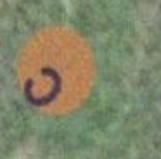
#> input picture INPUT IMAGES/img2.jpeg, 161 x 159 px, found by its file name
$ python thresholding+contour.py
#> lines starting #> are read from the running program, lines starting #| are printed output that depends on the picture; after the words box and inside, x2 and y2 are one past the last pixel; in counts of white or black regions, pixels touching at a corner belong together
import cv2
import numpy as np

img=cv2.imread("C:\coding programms\Desktop\coding\python\opencv2\img2.jpeg")
#> img is the input picture: shape (159, 161, 3); mean B, G, R 104.8, 133.7, 130.2
imgR=cv2.resize(img,(623,600))
imgG=cv2.cvtColor(imgR,cv2.COLOR_BGR2GRAY)
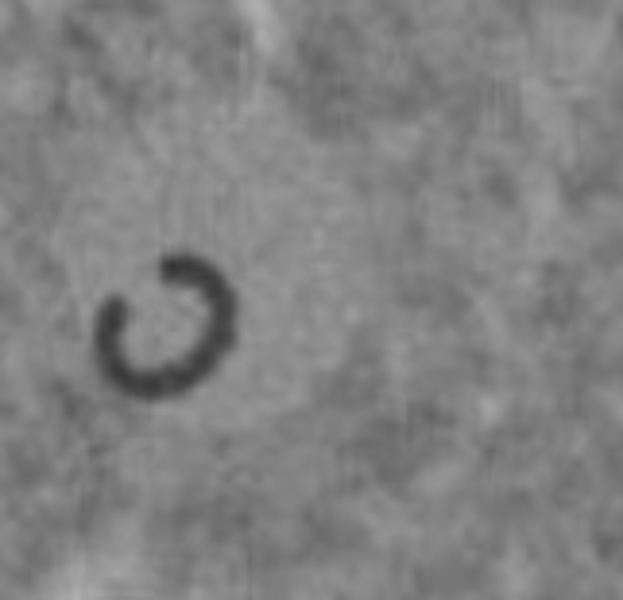
#> imgG: shape (600, 623); min 50, max 176, mean 129.3
imgB=cv2.GaussianBlur(imgG,(25,25),0)
imgF=cv2.bilateralFilter(imgR,15,75,75)

_, tresh = cv2.threshold(imgF, 100, 255, cv2.THRESH_TRUNC)
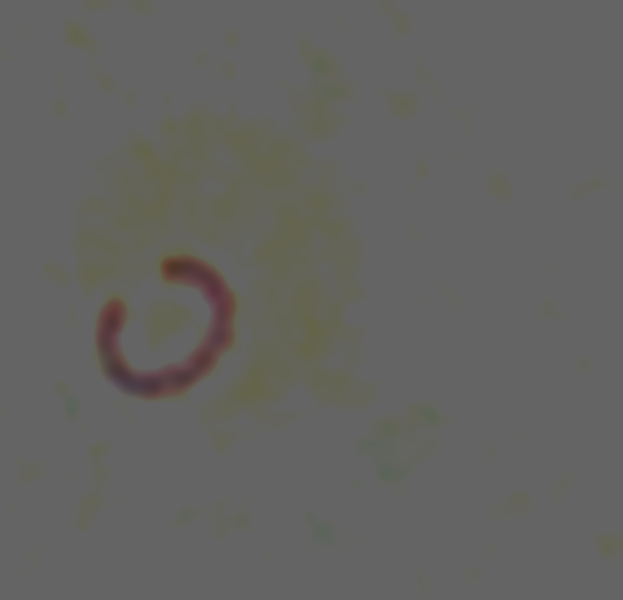
#> tresh: shape (600, 623, 3); mean B, G, R 96.8, 99.3, 99.8
treshG = cv2.cvtColor(tresh, cv2.COLOR_BGR2GRAY)
_, final1 = cv2.threshold(treshG, 90, 255, cv2.THRESH_BINARY)
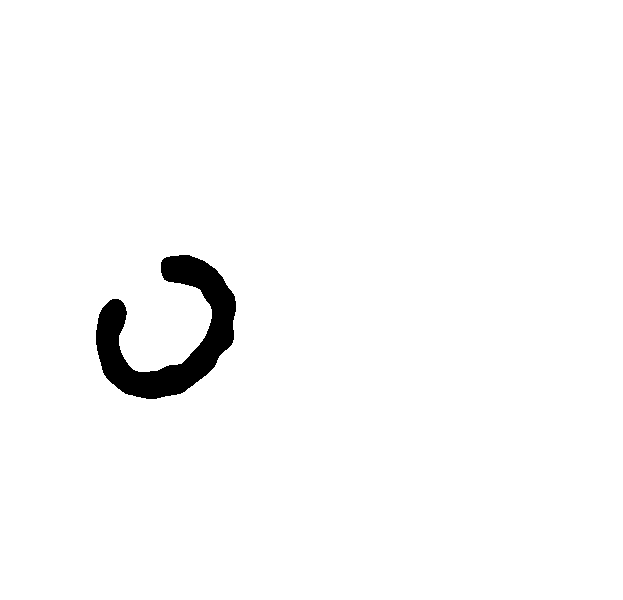
#> final1: shape (600, 623); 97.9% white; 1 black region

contours, hierarchy = cv2.findContours(final1, cv2.RETR_EXTERNAL, cv2.CHAIN_APPROX_NONE)
#> contours = 1 contour; box (x1, y1, x2, y2) and area: (0, 0, 623, 600) 372578
# print(len(contours))
imgc1=imgF.copy()
final2=cv2.drawContours(imgc1, contours, -1, (0, 255, 0), 3)

area = cv2.contourArea(contours[0])
#> area = 372578
if (area / (img.shape[0] * img.shape[1]) > 0.9 ):
    _ , tresh2 = cv2.threshold(imgB,100,255,cv2.THRESH_BINARY_INV)
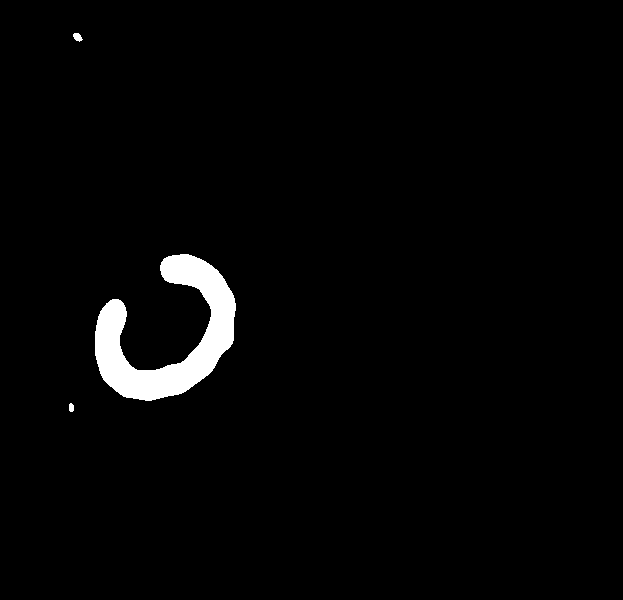
#> tresh2: shape (600, 623); 2.3% white; 3 white regions
    contours, _ = cv2.findContours(tresh2, cv2.RETR_EXTERNAL, cv2.CHAIN_APPROX_NONE)
#> contours = 3 contours; box (x1, y1, x2, y2) and area: (95, 254, 236, 401) 8224, (73, 33, 83, 42) 46, (69, 403, 74, 412) 28
    contours = sorted(contours, key=cv2.contourArea, reverse=True)

contour_img=np.zeros_like(imgG)
cv2.drawContours(contour_img, contours, 0, (255,255,255), -1)
#> contour_img: shape (600, 623); 2.3% white; 1 white region, box (x1, y1, x2, y2) and area: (95, 254, 236, 401) 8524

final2=cv2.bitwise_and(imgR,imgR,mask=contour_img)
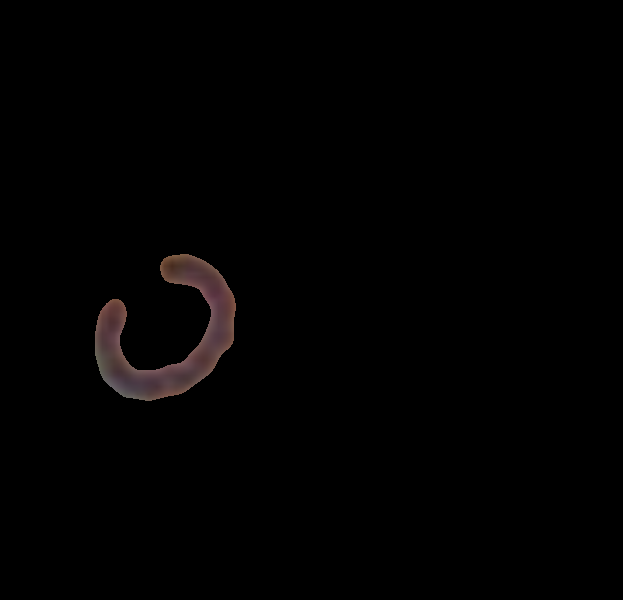
#> final2: shape (600, 623, 3); mean B, G, R 1.6, 1.6, 2.2

# cv2.imshow("output2",imgc)
cv2.imshow("output",final2)
cv2.waitKey(0)
cv2.destroyAllWindows()

$ run again, with INPUT IMAGES/img4.jpeg copied over INPUT IMAGES/img2.jpeg
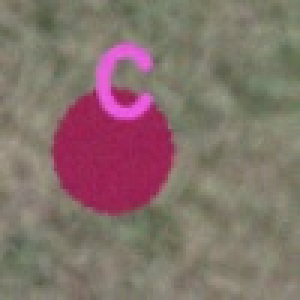
#> input picture INPUT IMAGES/img4.jpeg, 100 x 100 px, found by its file name (shown 3 times larger)
#> img is the input picture: shape (100, 100, 3); mean B, G, R 107.1, 113, 132
#> `_, final1 = cv2.threshold(treshG, 90, 255, cv2.THRESH_BINARY)`:
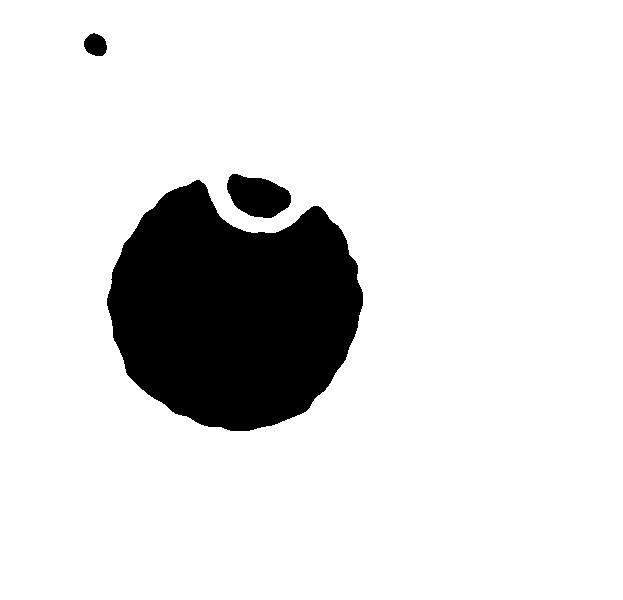
#> final1: shape (600, 623); 87.1% white; 3 black regions
#> `contours, hierarchy = cv2.findContours(final1, cv2.RETR_EXTERNAL, cv2...`: contours = 1 contour; box (x1, y1, x2, y2) and area: (0, 0, 623, 600) 372578
#> area = 372578
#> tresh2: shape (600, 623); 13.2% white; 10 white regions
#> `contours, _ = cv2.findContours(tresh2, cv2.RETR_EXTERNAL, cv2.CHAIN_AP..`: contours = 10 contours; largest, box (x1, y1, x2, y2) and area: (107, 184, 363, 460) 44540, (75, 13, 115, 64) 1470, (234, 177, 283, 211) 1126, (452, 131, 477, 156) 422, (486, 170, 506, 189) 254
#> contour_img: shape (600, 623); 12% white; 1 white region, box (x1, y1, x2, y2) and area: (107, 184, 363, 460) 44965
#> `final2=cv2.bitwise_and(imgR,imgR,mask=contour_img)`:
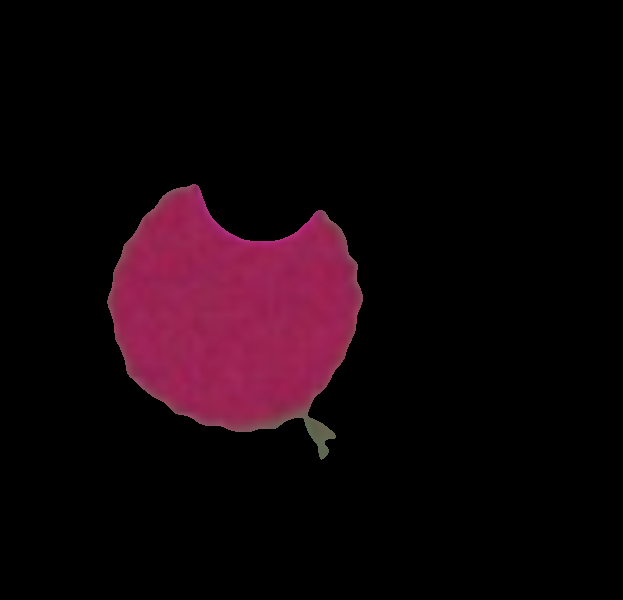
#> final2: shape (600, 623, 3); mean B, G, R 10.1, 4.8, 18.3
